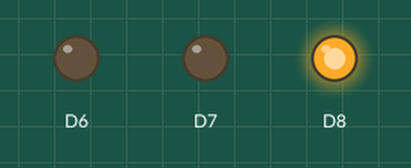
Bench run of a sketch on a simulated ESP8266 (NodeMCU). On the bench: output pins drawn as LEDs (lit = HIGH).

Above: at 0.5 s.
At 2.5 s:
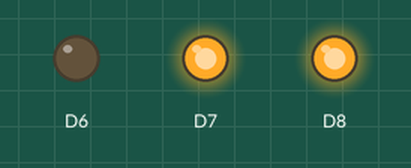
At 3.5 s:
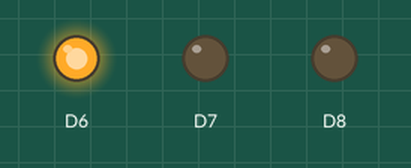
At 4.5 s:
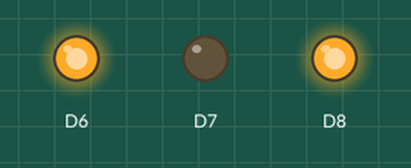
At 6.5 s:
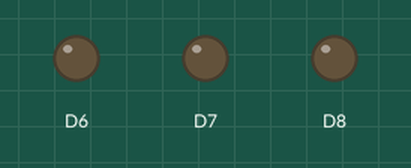
At 8.5 s:
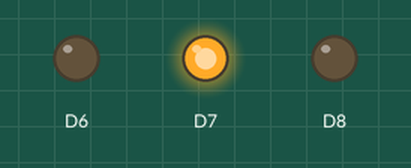
Timing chart, 0 to 9.1 s (numbered marks = the images above):
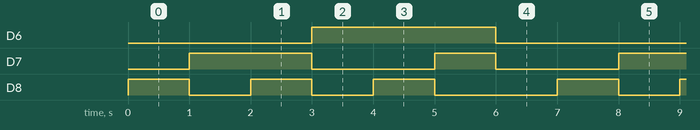

Measured:
- by itself, D6: alternates HIGH for 3.0 s and LOW for 4.0 s
- by itself, D7: repeats every 7.0 s: LOW 2.0 s, HIGH 1.0 s, LOW 2.0 s, HIGH 2.0 s
- by itself, D8: repeats every 7.0 s: 2 × (LOW 1.0 s, HIGH 1.0 s), LOW 2.0 s, HIGH 1.0 s

The sketch:

RGB_lights.ino
```cpp
void setup()
{

pinMode(D7,OUTPUT);

pinMode(D6,OUTPUT);

pinMode(D8,OUTPUT);


}

void loop()
{
  digitalWrite(D6, LOW); //Yellow
  digitalWrite(D7, LOW);
  digitalWrite(D8, HIGH);
  delay(1000);
  digitalWrite(D6, LOW); //purple
  digitalWrite(D7, HIGH);
  digitalWrite(D8, LOW);
delay(1000);
  digitalWrite(D6, LOW); //Red
  digitalWrite(D7, HIGH);
  digitalWrite(D8, HIGH);
delay(1000);
    digitalWrite(D6, HIGH);// sky blue
  digitalWrite(D7, LOW);
  digitalWrite(D8, LOW);
delay(1000);
  digitalWrite(D6, HIGH); //Green
  digitalWrite(D7, LOW);
  digitalWrite(D8, HIGH);
delay(1000);
   digitalWrite(D6, HIGH); // dark blue
  digitalWrite(D7, HIGH);
  digitalWrite(D8, LOW);
delay(1000);
   digitalWrite(D6, LOW);  // White
  digitalWrite(D7, LOW);
  digitalWrite(D8, LOW);
delay(1000);
}
```
